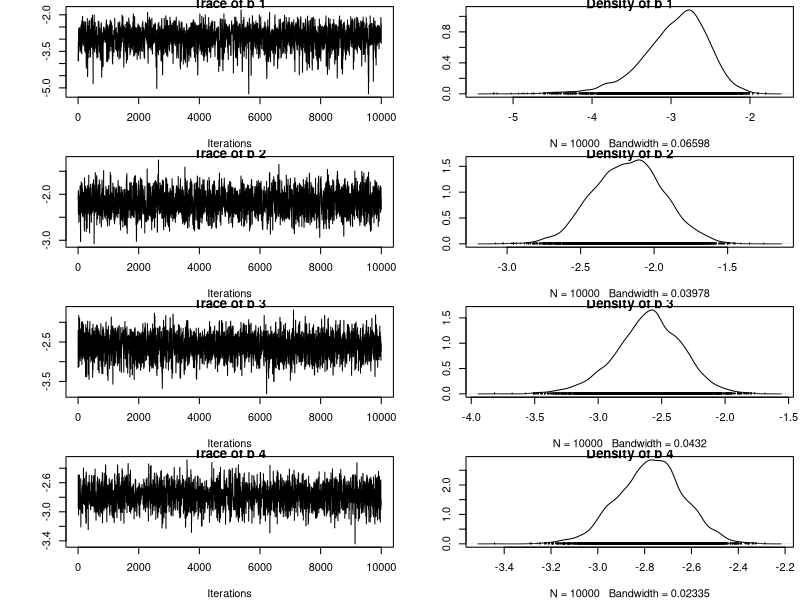
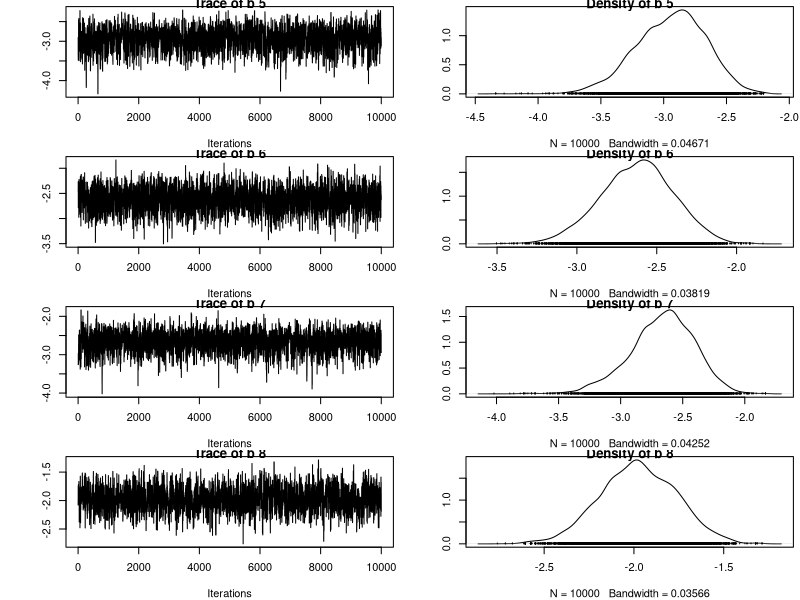
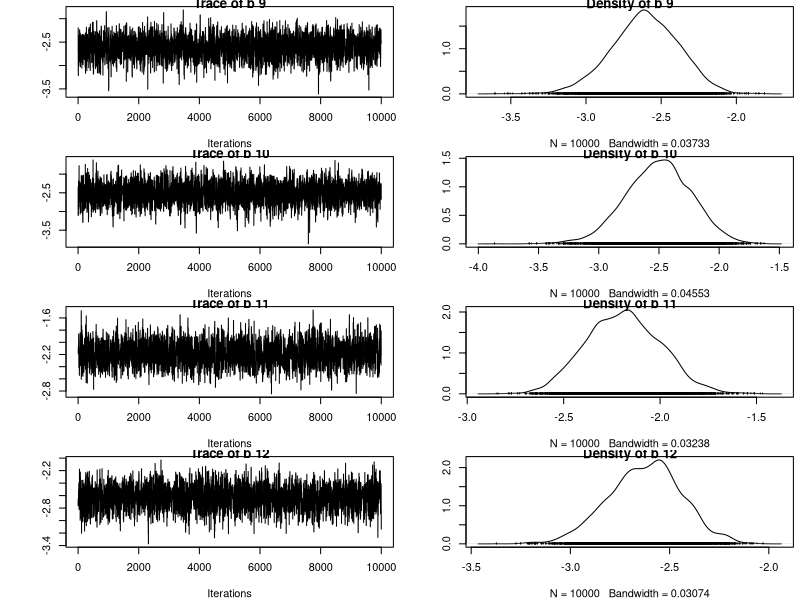
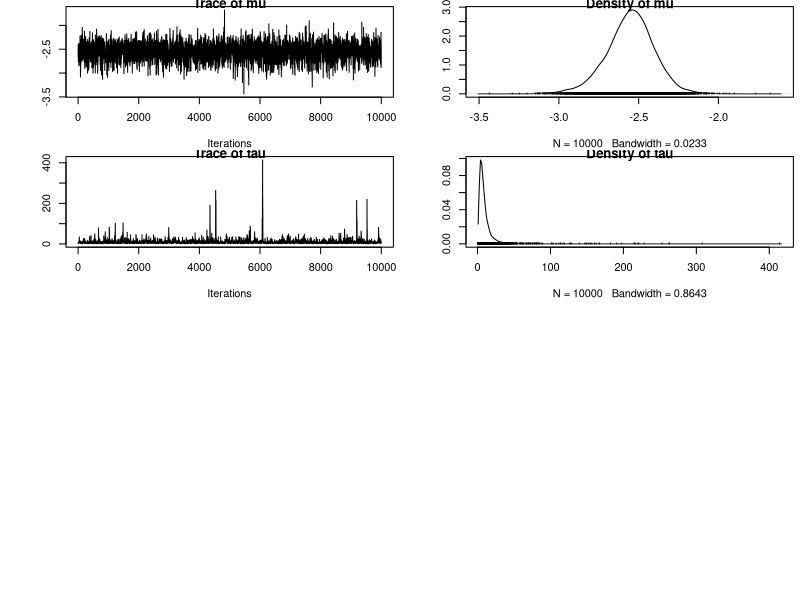
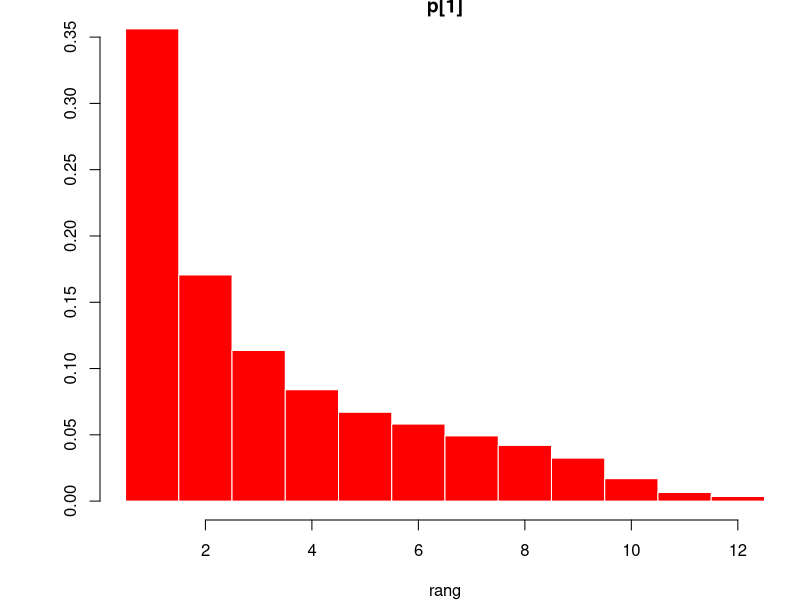
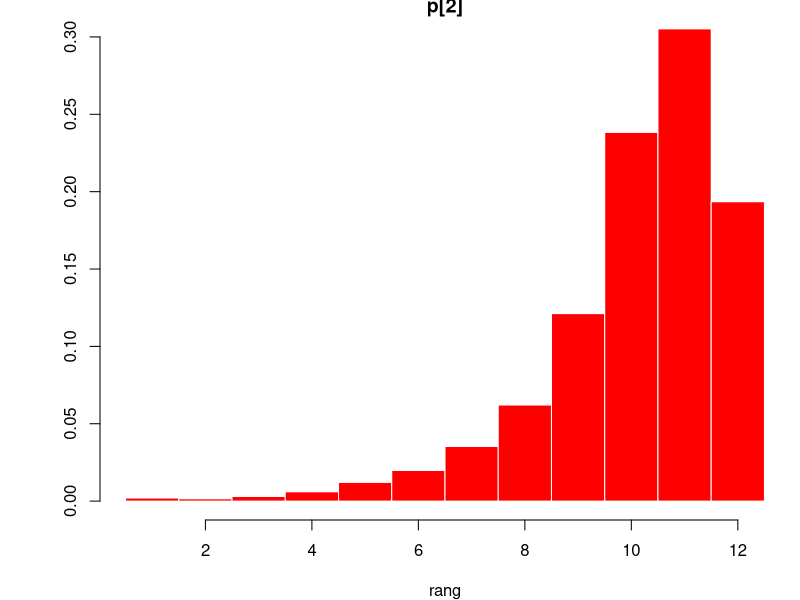
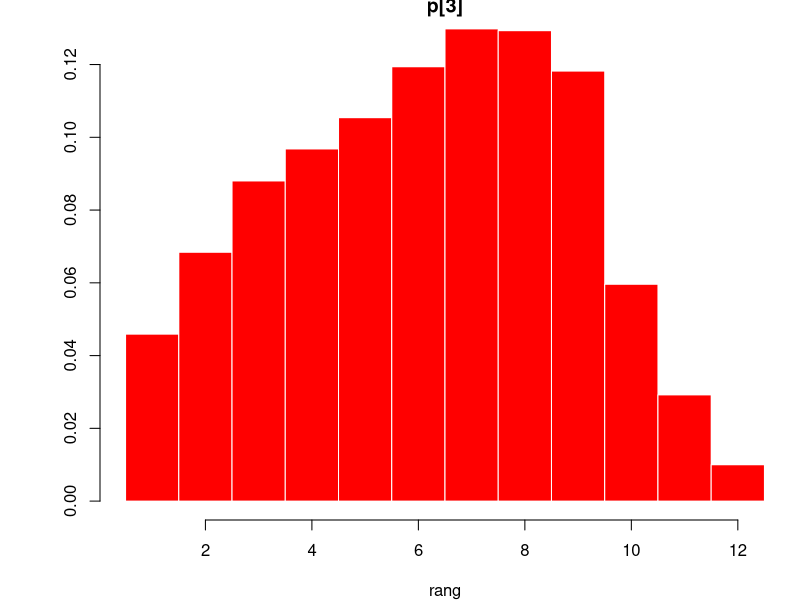
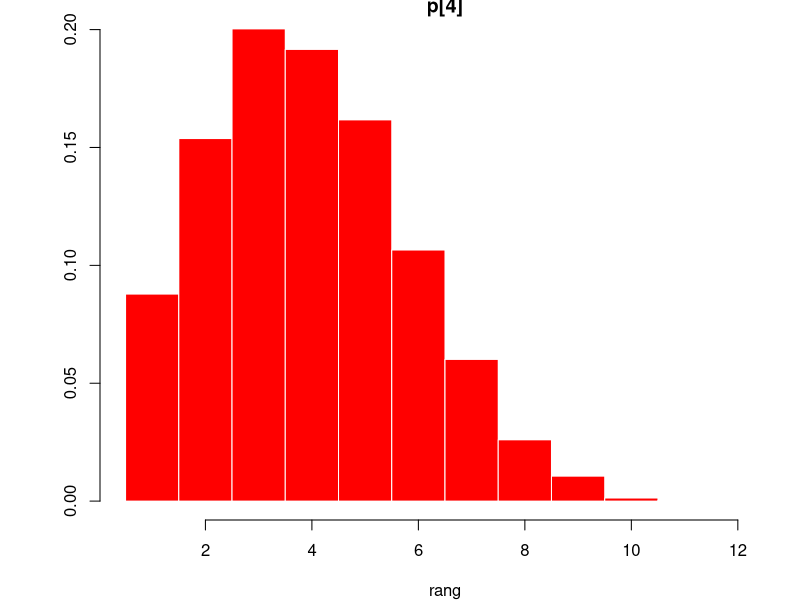

These charts were generated, in order, by the following R code:
## ---- chunk 1
library(coda) #pour fonction mcmc
## ---- chunk 2
#nombres d'opération
n_ops = c(47, 148, 119, 810, 211, 196, 148, 215, 207, 97, 256, 360)
#nombre de morts par hopital
n_death = c(0, 18, 8, 46, 8, 13, 9, 31, 14, 8, 29, 24)
#nombre d'hopitaux
N_hospitals = 12 
## ---- chunk 3
logf_bi = function(bi, ni, ri, tau, mu) {
  sum1 = -ni*log(1+exp(bi))
  sum2 = -(tau/2)*(bi - (mu+ri/tau))^2
  return(sum1+sum2)
}
## ---- chunk 4
rank_proba = function(b, mu, tau){
  
  #proba de défaillance
  prob_failure = pnorm(b, mu, sqrt(1/tau))
  
  #rang de défaillance
  ranks = rank(prob_failure)
  
  return(ranks)
  
}
## ---- chunk 5
#alpha et beta : param de la loi gamma de tau
#sigma_mu : param de la loi normale de mu
#prop_sd : ecart-type pour la perturbation dans la proposition
gibbs2 = function(nchain, n_ops, n_death, N_hospitals, alpha, beta, sigma_mu, prop_sd){

  #b1,...,b12 ; mu ; tau 
  chain = matrix(NA, nchain + 1, N_hospitals+2) 
  colnames(chain) = c(paste("b",1:12), "mu", "tau")
  
  #rang de défaillance
  failure_rank = matrix(0, nchain + 1, N_hospitals)

  #initialisation
  chain[1,] = c(rep(0.1,12), 0, 1)
  
  for (i in 1:nchain){
    b = chain[i,1:12]
    mu = chain[i,"mu"]
    tau = chain[i,"tau"]
    
    #mise à jour de tau
    alpha_cond = alpha + N_hospitals/2
    beta_cond = beta + sum((b-mu)^2)/2
    tau = rgamma(1, shape=alpha_cond, rate=beta_cond)
    
    #mise à jour de mu
    mean_cond = (sigma_mu*sum(b))/(1/tau + sigma_mu*N_hospitals)
    var_cond = (sigma_mu*(1/tau))/(1/tau + sigma_mu*N_hospitals)
    mu = rnorm(1, mean=mean_cond, sd=sqrt(var_cond))
    
    #mise à jour des bi : Metropolis-Hastings 
    for (j in 1:N_hospitals){
      
      #proposition
      prop = rnorm(1, mean=chain[i,j], sd=prop_sd[j]) 
      
      #calcul de la probabilité d'acceptation (noyau symétrique)
      top = logf_bi(prop, n_ops[j], n_death[j], tau, mu)
      bottom = logf_bi(chain[i,j], n_ops[j], n_death[j], tau, mu)
      acc_prob = exp(top - bottom)
      
      if (runif(1) < acc_prob) {
            b[j] = prop
      }
    }
    
    #calcul des rangs de défaillance
    ranks = rank_proba(b, mu, tau)
    
    #mettre à jour la chaine
    chain[i+1,] = c(b, mu, tau)
    
    failure_rank[i+1,] = ranks
  }
  return(list(chain = chain, failure_rank = failure_rank))
}
## ---- chunk 6
nchain= 11000 
alpha = 0.001
beta = 0.001
sigma_mu = 10^12
prop_sd = rep(0.5,12)

res_gibbs = gibbs2(nchain, n_ops, n_death, N_hospitals, alpha, beta, sigma_mu, prop_sd)

chain = res_gibbs$chain
## ---- chunk 7
#burn in period
chain = chain[1001:11000,]

par(mar = c(4, 5, 0.5, 0.5))
plot(mcmc(chain))
## ---- chunk 8
b = chain[,1:12]
p = exp(b)/(1+exp(b))

mu = chain[,"mu"]
pop.mean = exp(mu)/(1+exp(mu))

tau = chain[,"tau"]
sigma = 1/sqrt(tau)

params = cbind(mu, p, pop.mean, sigma)

res = data.frame(
  mean = round(apply(params, 2, mean), 4),
  sd = round(apply(params, 2, sd), 4)
)
rownames(res) = c("mu", paste("p[", 1:12,"]", sep=""), "pop.mean", "sigma")
print(res, max=NULL)
## ---- chunk 9
failure = res_gibbs$failure_rank

#burn in period
failure = failure[1001:11000,]
## ---- chunk 10
for (i in 1:12) {
  hist(failure[,i],  breaks = seq(0.5, 12.5, by = 1), freq=FALSE,
       main = paste0("p[", i, "]"), xlab = "rang", ylab="",
       col="red", border="white")
}
